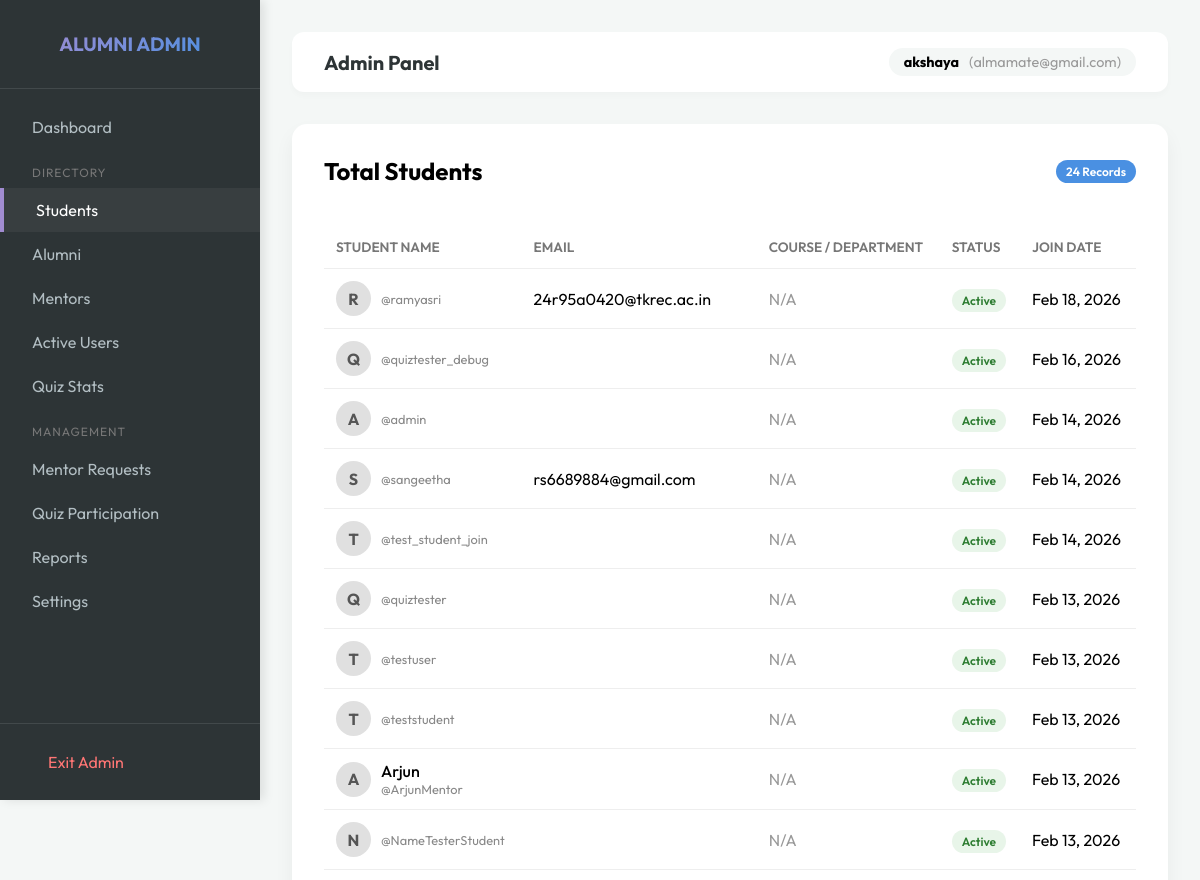
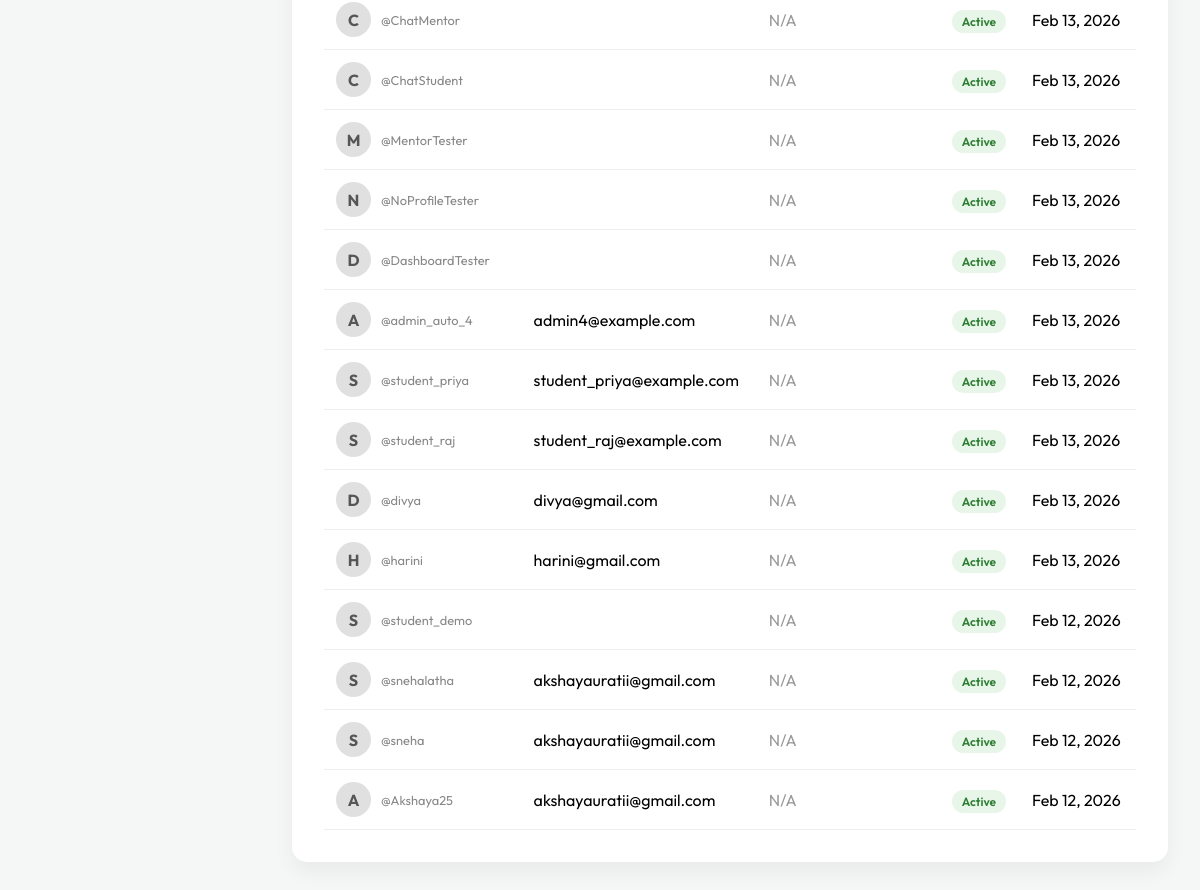
Page /admin-portal/students/ (signed in) on the committed database (2 pictures, top to bottom).
### network/models.py (models this page shows, shortened)
class Profile(models.Model):
    USER_TYPE_CHOICES = (
        ('student', 'Student'),
        ('alumni', 'Alumni'),
        ('mentor', 'Mentor'),
        ('admin', 'Admin'),
    )
    user = models.OneToOneField(User, on_delete=models.CASCADE)
    user_type = models.CharField(max_length=10, choices=USER_TYPE_CHOICES, default='student')
    assessment_marks = models.IntegerField(default=0)
    bio = models.TextField(blank=True)
    skills = models.TextField(blank=True, help_text="Comma-separated skills")
    profile_picture = models.ImageField(upload_to='profile_pics', blank=True, null=True)
    government_internships = models.TextField(blank=True, help_text="Details of government internships")
    private_internships_jobs = models.TextField(blank=True, help_text="Details of private internships and jobs")

### network/views.py (the view)
# urls.py: path('admin-portal/students/', views.admin_students_list, name='admin_students_list'),
@admin_required
def admin_students_list(request):
    from network.models import Profile
    students = Profile.objects.filter(user_type='student').select_related('user').order_by('-user__date_joined')
    return render(request, 'admin/student_list.html', {'students': students})

### templates/admin/student_list.html
{% extends 'admin/admin_base.html' %}
{% block admin_content %}
<div class="card">
    <div style="display: flex; justify-content: space-between; align-items: center; margin-bottom: 1.5rem;">
        <h2 style="margin: 0;">Total Students</h2>
        <span class="badge" style="background: var(--primary); color: white;">{{ students.count }} Records</span>
    </div>
    <div style="overflow-x: auto;">
        <table>
            <thead>
                <tr>
                    <th>Student Name</th>
                    <th>Email</th>
                    <th>Course / Department</th>
                    <th>Status</th>
                    <th>Join Date</th>
                </tr>
            </thead>
            <tbody>
                {% for student in students %}
                <tr>
                    <td>
                        <div style="display: flex; align-items: center; gap: 10px;">
                            <div
                                style="width: 35px; height: 35px; background: #e0e0e0; border-radius: 50%; display: flex; align-items: center; justify-content: center; font-weight: bold; color: #555;">
                                {{ student.user.first_name|first|default:student.user.username|first|upper }}
                            </div>
                            <div>
                                <div style="font-weight: 500;">{{ student.user.first_name }} {{ student.user.last_name}}
                                </div>
                                <div style="font-size: 0.8rem; color: #888;">@{{ student.user.username }}</div>
                            </div>
                        </div>
                    </td>
                    <td>{{ student.user.email }}</td>
                    <td><span style="color: #999;">N/A</span></td>
                    <td>
                        {% if student.user.is_active %}
                        <span class="badge" style="background: #e8f5e9; color: #2e7d32;">Active</span>
                        {% else %}
                        <span class="badge" style="background: #ffebee; color: #c62828;">Inactive</span>
                        {% endif %}
                    </td>
                    <td>{{ student.user.date_joined|date:"M d, Y" }}</td>
                </tr>
                {% empty %}
                <tr>
                    <td colspan="5" style="text-align: center; padding: 2rem; color: #999;">No students found.</td>
                </tr>
                {% endfor %}
            </tbody>
        </table>
    </div>
</div>
{% endblock %}

### templates/admin/admin_base.html (shortened to what this page needs)
<!DOCTYPE html>
<html lang="en">
<head>
    <link rel="stylesheet" href="https://cdnjs.cloudflare.com/ajax/libs/font-awesome/6.4.0/css/all.min.css">
</head>
<body>
    <div class="sidebar">
        <div class="sidebar-header">
            <h2
                style="margin: 0; font-size: 1.2rem; background: linear-gradient(135deg, #a18cd1, #4a90e2); -webkit-background-clip: text; -webkit-text-fill-color: transparent;">
                ALUMNI ADMIN</h2>
        </div>
        <div class="sidebar-menu">
            <a href="{% url 'admin_dashboard' %}"
                class="menu-item {% if request.resolver_match.url_name == 'admin_dashboard' %}active{% endif %}">
                <span>Dashboard</span>
            </a>
            <div
                style="margin-top: 1rem; margin-bottom: 0.5rem; padding-left: 2rem; font-size: 0.75rem; color: #777; text-transform: uppercase; letter-spacing: 1px;">
                Directory
            </div>
            <a href="{% url 'admin_students_list' %}"
                class="menu-item {% if request.resolver_match.url_name == 'admin_students_list' %}active{% endif %}">
                <span>Students</span>
            </a>
            <a href="{% url 'admin_alumni_list' %}"
                class="menu-item {% if request.resolver_match.url_name == 'admin_alumni_list' %}active{% endif %}">
                <span>Alumni</span>
            </a>
            <a href="{% url 'admin_mentors_list' %}"
                class="menu-item {% if request.resolver_match.url_name == 'admin_mentors_list' %}active{% endif %}">
                <span>Mentors</span>
            </a>
            <a href="{% url 'admin_active_users_list' %}"
                class="menu-item {% if request.resolver_match.url_name == 'admin_active_users_list' %}active{% endif %}">
                <span>Active Users</span>
            </a>
            <a href="{% url 'admin_quiz_stats' %}"
                class="menu-item {% if request.resolver_match.url_name == 'admin_quiz_stats' %}active{% endif %}">
                <span>Quiz Stats</span>
            </a>
            <div
                style="margin-top: 1rem; margin-bottom: 0.5rem; padding-left: 2rem; font-size: 0.75rem; color: #777; text-transform: uppercase; letter-spacing: 1px;">
                Management
            </div>
            <a href="{% url 'admin_mentor_requests' %}"
                class="menu-item {% if request.resolver_match.url_name == 'admin_mentor_requests' %}active{% endif %}">
                <span>Mentor Requests</span>
            </a>
            <a href="{% url 'admin_quiz_participation' %}"
                class="menu-item {% if request.resolver_match.url_name == 'admin_quiz_participation' %}active{% endif %}">
                <span>Quiz Participation</span>
            </a>
            <a href="{% url 'admin_reports' %}"
                class="menu-item {% if request.resolver_match.url_name == 'admin_reports' %}active{% endif %}">
                <span>Reports</span>
            </a>
            <a href="{% url 'admin_settings' %}"
                class="menu-item {% if request.resolver_match.url_name == 'admin_settings' %}active{% endif %}">
                <span>Settings</span>
            </a>
        </div>
        <div style="padding: 1rem; border-top: 1px solid rgba(255,255,255,0.1);">
            <a href="{% url 'dashboard' %}" class="menu-item" style="color: #ff7675;">
                <span>Exit Admin</span>
            </a>
        </div>
    </div>
    <div class="main-content">
        <div class="top-nav">
            <h1 style="font-size: 1.25rem; margin: 0; color: var(--dark);">Admin Panel</h1>
            <div class="user-pill">
                <strong>{% if user.get_full_name %}{{ user.get_full_name }}{% else %}{{ user.username }}{% endif %}</strong>
                <span style="color: #999;">({{ user.email }})</span>
            </div>
        </div>
        {% block admin_content %}
        {% endblock %}
    </div>
</body>
</html>

### templates/admin/admin_base.html (style rules this page uses)
:root { --primary: #4a90e2; --secondary: #a18cd1; --dark: #2d3436; --light: #f4f7f6; --sidebar-width: 260px; }
body { font-family: 'Outfit', sans-serif; margin: 0; background-color: var(--light); display: flex; }
.sidebar { width: var(--sidebar-width); height: 100vh; background: var(--dark); color: white; position: fixed; left: 0; top: 0; display: flex; flex-direction: column; box-shadow: 4px 0 10px rgba(0, 0, 0, 0.1); }
.sidebar-header { padding: 2rem; text-align: center; border-bottom: 1px solid rgba(255, 255, 255, 0.1); }
.sidebar-menu { flex: 1; padding: 1rem 0; }
.menu-item { padding: 12px 2rem; display: flex; align-items: center; color: #b2bec3; text-decoration: none; transition: 0.3s; font-weight: 400; }
.menu-item:hover, .menu-item.active { background: rgba(255, 255, 255, 0.05); color: white; border-left: 4px solid var(--secondary); }
.main-content { margin-left: var(--sidebar-width); flex: 1; padding: 2rem; min-height: 100vh; }
.top-nav { display: flex; justify-content: space-between; align-items: center; margin-bottom: 2rem; background: white; padding: 1rem 2rem; border-radius: 12px; box-shadow: 0 4px 6px rgba(0, 0, 0, 0.02); }
.user-pill { display: flex; align-items: center; gap: 10px; background: var(--light); padding: 5px 15px; border-radius: 30px; font-size: 0.9rem; }
.card { background: white; padding: 2rem; border-radius: 15px; box-shadow: 0 10px 20px rgba(0, 0, 0, 0.05); margin-bottom: 2rem; }
table { width: 100%; border-collapse: collapse; margin-top: 1rem; }
th, td { text-align: left; padding: 12px; border-bottom: 1px solid #eee; }
th { color: #777; font-weight: 600; font-size: 0.85rem; text-transform: uppercase; }
.badge { padding: 4px 10px; border-radius: 20px; font-size: 0.75rem; font-weight: 600; }

### rows in the picture
Profile: user.first_name|first "R", user.username "ramyasri", user.email "24r95a0420@tkrec.ac.in", shows "Active", user.date_joined "Feb 18, 2026"
Profile: user.first_name|first "Q", user.username "quiztester_debug", shows "Active", user.date_joined "Feb 16, 2026"
Profile: user.first_name|first "A", user.username "admin", shows "Active", user.date_joined "Feb 14, 2026"
Profile: user.first_name|first "S", user.username "sangeetha", user.email "rs6689884@gmail.com", shows "Active", user.date_joined "Feb 14, 2026"
Profile: user.first_name|first "T", user.username "test_student_join", shows "Active", user.date_joined "Feb 14, 2026"
Profile: user.first_name|first "Q", user.username "quiztester", shows "Active", user.date_joined "Feb 13, 2026"
Profile: user.first_name|first "T", user.username "testuser", shows "Active", user.date_joined "Feb 13, 2026"
Profile: user.first_name|first "T", user.username "teststudent", shows "Active", user.date_joined "Feb 13, 2026"
Profile: user.first_name|first "A", user.first_name "Arjun", user.username "ArjunMentor", shows "Active", user.date_joined "Feb 13, 2026"
Profile: user.first_name|first "N", user.username "NameTesterStudent", shows "Active", user.date_joined "Feb 13, 2026"
Profile: user.first_name|first "C", user.username "ChatMentor", shows "Active", user.date_joined "Feb 13, 2026"
Profile: user.first_name|first "C", user.username "ChatStudent", shows "Active", user.date_joined "Feb 13, 2026"
Profile: user.first_name|first "M", user.username "MentorTester", shows "Active", user.date_joined "Feb 13, 2026"
Profile: user.first_name|first "N", user.username "NoProfileTester", shows "Active", user.date_joined "Feb 13, 2026"
Profile: user.first_name|first "D", user.username "DashboardTester", shows "Active", user.date_joined "Feb 13, 2026"
Profile: user.first_name|first "A", user.username "admin_auto_4", user.email "admin4@example.com", shows "Active", user.date_joined "Feb 13, 2026"
Profile: user.first_name|first "S", user.username "student_priya", user.email "student_priya@example.com", shows "Active", user.date_joined "Feb 13, 2026"
Profile: user.first_name|first "S", user.username "student_raj", user.email "student_raj@example.com", shows "Active", user.date_joined "Feb 13, 2026"
Profile: user.first_name|first "D", user.username "divya", user.email "divya@gmail.com", shows "Active", user.date_joined "Feb 13, 2026"
Profile: user.first_name|first "H", user.username "harini", user.email "harini@gmail.com", shows "Active", user.date_joined "Feb 13, 2026"
Profile: user.first_name|first "S", user.username "student_demo", shows "Active", user.date_joined "Feb 12, 2026"
Profile: user.first_name|first "S", user.username "snehalatha", user.email "akshayauratii@gmail.com", shows "Active", user.date_joined "Feb 12, 2026"
Profile: user.first_name|first "S", user.username "sneha", user.email "akshayauratii@gmail.com", shows "Active", user.date_joined "Feb 12, 2026"
Profile: user.first_name|first "A", user.username "Akshaya25", user.email "akshayauratii@gmail.com", shows "Active", user.date_joined "Feb 12, 2026"

### other values in the picture
{{ user.username }} "akshaya"
{{ user.email }} "almamate@gmail.com"
{{ students.count }} "24"
